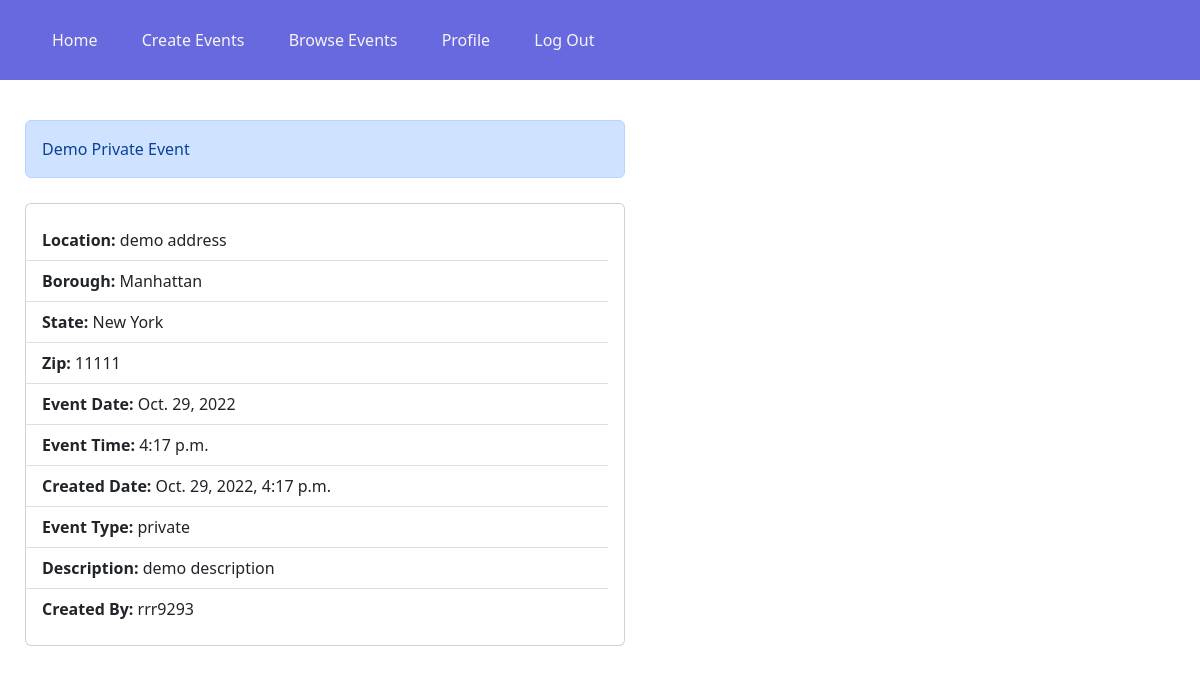
/events/14/ (signed in), run on the app's committed database.
### bikingapp/models.py (models this page shows, shortened)
class Event(models.Model):
    title          = models.CharField     (max_length = 50)
    location       = models.CharField     (max_length = 200)
    borough        = models.CharField     (max_length = 20, choices=[("manhattan","Manhattan"),("queens","Queens"),("bronx","Bronx"),("staten island","Staten Island"),("brooklyn","Brooklyn")], default="Manhattan")
    date           = models.DateField     (default=timezone.now)
    time           = models.TimeField     (default=timezone.now)
    date_created   = models.DateTimeField (default=timezone.now)
    event_type     = models.CharField     (max_length = 200, choices=[("public","Public"),("private","Private")], default="Public")
    description    = models.CharField     (max_length = 500)
    created_by     = models.CharField     (max_length = 100)
    zipcode        = models.CharField     (max_length = 5,null=True)
    state          = models.CharField     (max_length = 10, default = 'New York')

### bikingapp/views.py (the view)
# urls.py: path('events/<int:id1>/', views.view_event),
def view_event(request, id1):
    obj= models.Event.objects.order_by('id').filter(id=id1)
    context= {'obj1' : obj}
    return render(request, 'view_event.html', context)

### bikingapp/templates/view_event.html (shortened to what this page needs)
<!DOCTYPE html>
<html lang="en">
<head>
    <link href="https://cdn.jsdelivr.net/npm/bootstrap@5.2.2/dist/css/bootstrap.min.css" rel="stylesheet"
>
    <link rel="stylesheet" href="https://cdn.jsdelivr.net/npm/bootstrap-icons@1.9.1/font/bootstrap-icons.css">
</head>
<body>
    {% extends 'base.html' %}
    {% block content %}
    <div style="margin-top: 120px">
        <div class="col">
            {% for obj in obj1 %}
            <div class="alert alert-primary col-lg-6" role="alert"
                style="margin-left: 25px;text-transform: capitalize;">
                {{obj.title}}
            </div>
            <div class="card col-lg-6" style="margin: 25px;">
                <ul class="list-group list-group-flush card-body">
                    <li class="list-group-item"><b>Location:</b> {{obj.location}}</li>
                    <li class="list-group-item"><b>Borough:</b> {{obj.borough}}</li>
                    <li class="list-group-item"><b>State:</b> {{obj.state}}</li>
                    <li class="list-group-item"><b>Zip:</b> {{obj.zipcode}}</li>
                    <li class="list-group-item"><b>Event Date:</b> {{obj.date}}</li>
                    <li class="list-group-item"><b>Event Time:</b> {{obj.time}}</li>
                    <li class="list-group-item"><b>Created Date:</b> {{obj.date_created}}</li>
                    <li class="list-group-item"><b>Event Type:</b> {{obj.event_type}}</li>
                    <li class="list-group-item"><b>Description:</b> {{obj.description}}</li>
                    <li class="list-group-item"><b>Created By:</b> {{obj.created_by}}</li>
                </ul>
            </div>
            {% endfor %}
        </div>
    </div>
    {% endblock content %}

### data on the page
Event: title "Demo Private Event", location "demo address", borough "Manhattan", state "New York", zipcode "11111", date "Oct. 29, 2022", time "4:17 p.m.", date_created "Oct. 29, 2022, 4:17 p.m.", event_type "private", description "demo description", created_by "rrr9293"
